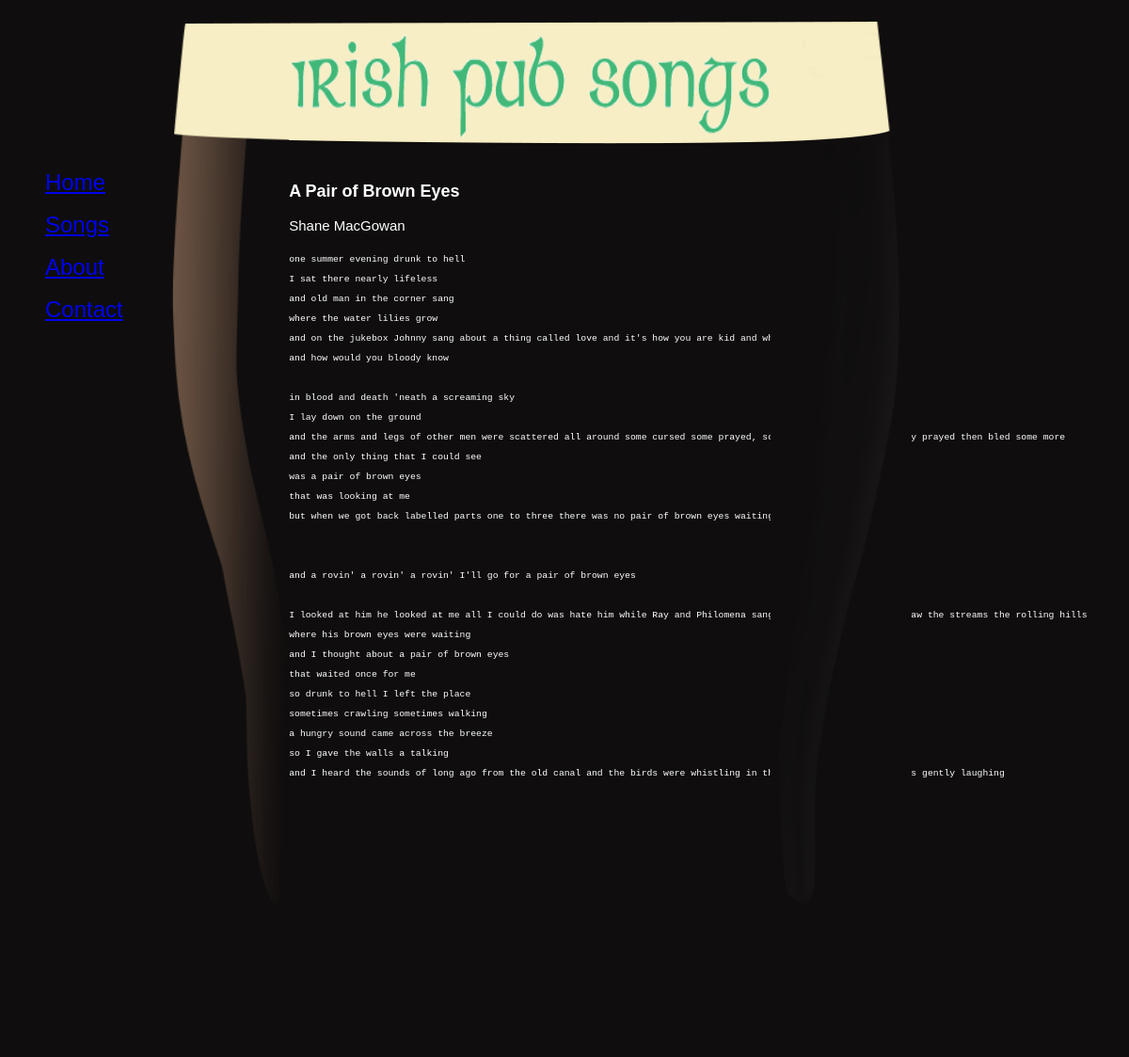
The page /songbook/a-pair-of-brown-eyes/ on the database its author committed.
### songbook/models.py (models this page shows, shortened)
class Song(models.Model):
    title = models.CharField(max_length=100)
    slug = models.SlugField()
    lyrics = models.TextField()
    author = models.CharField(max_length=50)
    chords = models.TextField(blank=True)
    youTubeURL = models.URLField(default='www.youtube.com')

### songbook/views.py (the view)
# urls.py: url(r'^(?P<slug>[\w-]+)/$', views.song_detail, name="detail"),
def song_detail(request, slug):
    ASong = Song.objects.get(slug=slug)
    return render(request, 'songbook/song_detail.html', {'songbook':ASong})

### songbook/templates/songbook/song_detail.html
{% extends 'base_layout.html'%}
{%block content %}
<div class="song-stuff">
  <div class="song-details">
    <h2>{{songbook.title}}</h2>
    <p>{{songbook.author}}</p>
    <p><pre>{{songbook.lyrics}}</pre></p>
  </div>
</div>
{%endblock%}

### templates/base_layout.html (shortened to what this page needs)
{% load static from staticfiles %}
<!DOCTYPE html>
<html lang="en" dir="ltr">
  <head>
    <link rel="stylesheet" href="{% static 'styles.css' %}">
  </head>
  <body>
    <div class="wrapper">
      <div id="header">
      </div>
<div class="row">
     <div class="column one">
       <ul>
         <li><a href="{% url 'home' %}">Home </a> </li>
         <li><a href="{% url 'list' %}">Songs </a> </li>
         <li><a href="{% url 'about' %}">About </a> </li>
         <li><a href="{% url 'contact' %}">Contact </a> </li>
       </ul>
     </div>
     <div class="column two">
     </div>
     <div class="column three">
       {% block content %}
       {% endblock%}
     </div>
     <div class="column four">
     </div>
</div>
</div>
  </body>
</html>

### assets/styles.css (style rules this page uses)
#header { height: 100px; }
ul { list-style-type: none; padding: 1em 0 0 0; margin-top:125px; }
p { font-size: 1.25em; }
li { padding: 1em 0 1em 0; text-align: center; font-size: 2em; padding: 1em 5em 0 2em; color: #996600; }
body { margin: auto; font: 75%/1.75em "Trebuchet MS", Verdana, sans-serif; color: white; background-color: #0f0d0d; }
div.wrapper { min-width:786px; }
.column { float: left; height: 945px; background-color: #0f0d0d; margin-top: -100px; }
.row { max-width: 1024px; min-width: 760px; }
.one { width: 15%; min-width:150px; }
.two { width: 15%; height: 938px; background-image: url('pint-left.png'); background-size: 100% 938px; background-repeat: no-repeat; }
.three { width: 50%; min-width: 50px; background-size: 100% 131px; background-image: url('pubsongstext.png'), url('pint_head.png'); background-position: top; background-repeat: no-repeat; padding-top: 13em; }
.four { width: 15%; max-width: 150px; height: 938px; background-image: url('pint-right.png'); background-repeat: no-repeat; background-size: 100% 938px; }
.row:after { display: table; clear: both; }

### rows shown on the page
Song: title "A Pair of Brown Eyes", author "Shane MacGowan", lyrics "one summer evening drunk to hell I sat there nearly lifeless and old man in the corner sang where the water lilies grow and on the jukebox Johnny sang about a thing called love and it's how you are kid and what's your name and how would you bloody know in blood and death 'neath a screaming sky I lay down on the ground and the arms and legs of other men were scattered all around some cursed some prayed, some prayed then cursed they prayed then bled some more and the only thing that I could see was a pair of brown eyes that was looking at me but when we got back labelled parts one to three there was no pair of brown eyes waiting for me and a rovin' a rovin' a rovin' I'll go for a pair of…"
